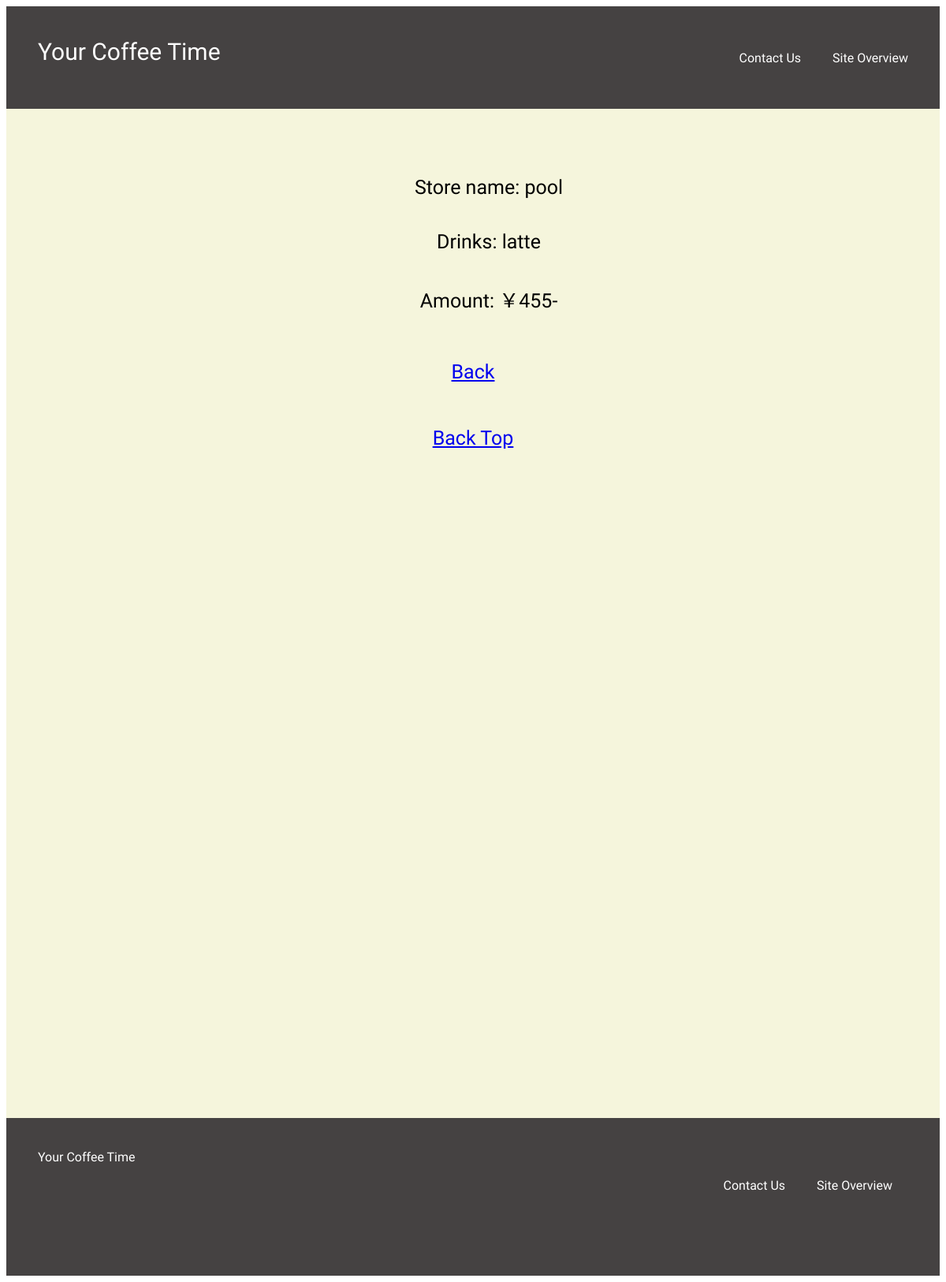
The app's page /detail/5 with its own data.
### myapp/models.py (models this page shows)
class Post(models.Model):
    store_name = models.CharField(max_length=255)
    ordereddrink = models.CharField(max_length=255)
    amount = models.IntegerField()
    created_at = models.DateTimeField(auto_now_add=True)
    updated_at = models.DateTimeField(auto_now=True)

### myapp/views.py (the view)
# urls.py: path('detail/<int:post_id>', views.detail, name='detail'),
def detail(request,post_id):
    post = Post.objects.get(id=post_id)
    return render(request, 'myapp/detail.html',{'post':post})

### myapp/templates/myapp/detail.html
{% extends 'base.html' %}
{% block content %}
    <div class="main">
        <div class="detail">
            <ul>
                <li><div class="detail-store-name">Store name: {{ post.store_name }}</div></li>
                <li><div class="detail-orderd-drink">Drinks: {{ post.ordereddrink }}</div></li>
                <li><div class="detail-amount">Amount: ￥{{ post.amount }}-</div></li>
            </ul>
            <div class="deetail-return">
                <p><a href="/postlist">Back</a></p>
                <p><a href="/top">Back Top</a></p>
            </div>
        </div>
    </div>
{% endblock %}

### myapp/static/myapp/style.css (style rules this page uses)
body { font-family: 'Playfair Display', serif; font-family: 'Sora', sans-serif; }
.main { background-color: beige; height:1200px; padding: 40px; }
.post-list li,p { text-align: center; list-style: none; padding-bottom: 15px; padding-top: 15px; }
.detail { font-size: 25px; text-align: center; }
.detail li { list-style: none; }
.detail-store-name { padding: 20px 20px; }
.detail-orderd-drink { padding: 20px 20px; }
.detail-amount { padding: 20px 20px; }

### records on screen
Post: store_name "pool", ordereddrink "latte", amount "455"
